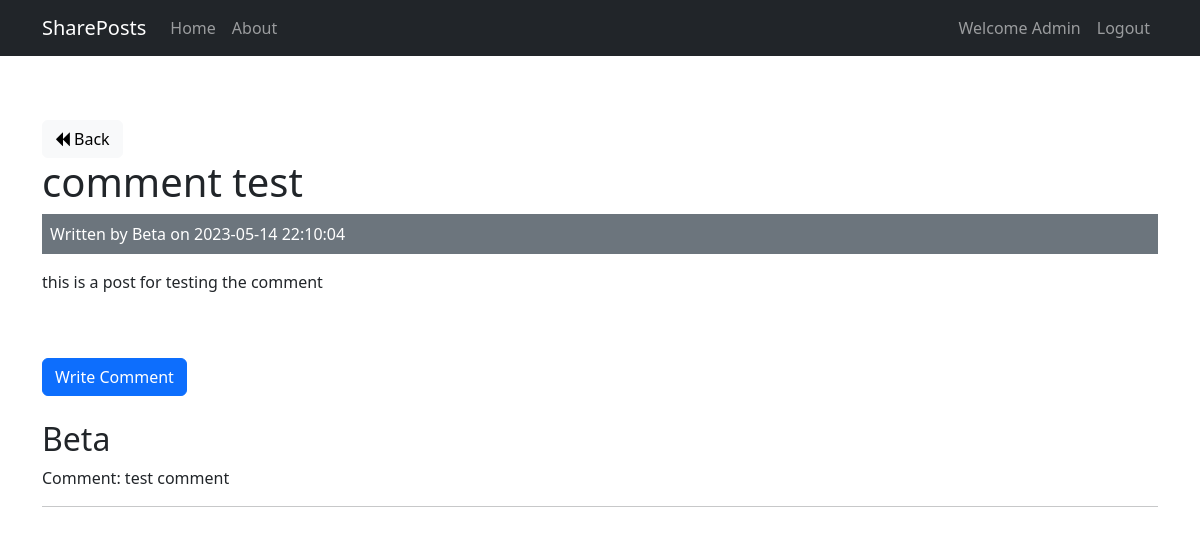
The app's page /posts/show/26 (signed in) with its own data.
### tables this page shows
CREATE TABLE `posts` (
  `id` int(11) NOT NULL,
  `user_id` int(11) NOT NULL,
  `title` varchar(255) NOT NULL,
  `body` text NOT NULL,
  `created_at` datetime NOT NULL DEFAULT current_timestamp()
);

CREATE TABLE `users` (
  `id` int(11) NOT NULL,
  `name` varchar(255) NOT NULL,
  `email` varchar(255) NOT NULL,
  `password` varchar(255) NOT NULL,
  `created_at` datetime NOT NULL DEFAULT current_timestamp(),
  `role` varchar(30) DEFAULT NULL
);

CREATE TABLE `comments` (
  `id` int(11) NOT NULL,
  `user_id` int(11) NOT NULL,
  `post_id` int(11) NOT NULL,
  `comment` varchar(255) NOT NULL
);

### app/controllers/Posts.php (called while the page is built, shortened)
<?php
class Posts extends Controller
{
  protected $postModel;
  protected $userModel;
  public function __construct()
  {
    $this->postModel = $this->model('Post');
    $this->userModel = $this->model('User');
  }
  public function show($id)
  {
    $post = $this->postModel->getPostById($id);
    $user = $this->userModel->getUserById($post->user_id);
    $comment = $this->postModel->retrieveComment($id);
    $data = [
      'post' => $post,
      'user' => $user,
      'comments' => $comment
    ];
    $this->view('posts/show', $data);
  }
}

### app/libraries/Core.php (called while the page is built, shortened)
<?php
class Core
{
  protected $currentMethod = 'index';
  public function __construct()
  {
    $url = $this->getUrl();
    if ($url && count($url) > 0 && file_exists('../app/controllers/' . ucwords($url[0]) . '.php')) {
      unset($url[0]);
    }
    $this->currentController = new $this->currentController;
    if (isset($url[1])) {
      if (method_exists($this->currentController, $url[1])) {
        $this->currentMethod = $url[1];
        unset($url[1]);
      }
    }
    $this->params = $url ? array_values($url) : [];
    call_user_func_array([$this->currentController, $this->currentMethod], $this->params);
  }
  function getUrl()
  {
    if (isset($_GET['url'])) {
      $url = rtrim($_GET['url'], '/');
      $url = filter_var($url, FILTER_SANITIZE_URL);
      $url = explode('/', $url);
      return $url;
    }
  }
}

### public/index.php (called while the page is built, shortened)
<?php
  $init = new Core;

### app/libraries/Database.php (called while the page is built, shortened)
<?php
class Database
{
  private $host = DB_HOST;
  private $user = DB_USER;
  private $pass = DB_PASS;
  private $dbname = DB_NAME;
  private $dbh;
  private $stmt;
  public function __construct()
  {
    $dsn = 'mysql:host=' . $this->host . ';dbname=' . $this->dbname;
    $options = array(
      PDO::ATTR_PERSISTENT => true,
      PDO::ATTR_ERRMODE => PDO::ERRMODE_EXCEPTION
    );
    try {
      $this->dbh = new PDO($dsn, $this->user, $this->pass, $options);
    } catch (PDOException $e) {
      $this->error = $e->getMessage();
      echo $this->error;
    }
  }
  public function query($sql)
  {
    $this->stmt = $this->dbh->prepare($sql);
  }
  public function bind($param, $value, $type = null)
  {
    if (is_null($type)) {
      switch (true) {
        case is_int($value):
          $type = PDO::PARAM_INT;
          break;
        default:
          $type = PDO::PARAM_STR;
      }
    }
    $this->stmt->bindValue($param, $value, $type);
  }
  public function execute()
  {
    return $this->stmt->execute();
  }
  public function resultSet()
  {
    $this->execute();
    return $this->stmt->fetchAll(PDO::FETCH_OBJ);
  }
  public function single()
  {
    $this->execute();
    return $this->stmt->fetch(PDO::FETCH_OBJ);
  }
}

### app/models/Post.php (called while the page is built, shortened)
<?php
class Post
{
  private $db;
  public function __construct()
  {
    $this->db = new Database;
  }
  public function getPostById($id)
  {
    $this->db->query('SELECT * FROM posts WHERE id = :id');
    $this->db->bind(':id', $id);
    $row = $this->db->single();
    return $row;
  }
  public function retrieveComment($postId)
  {
    $this->db->query('SELECT u.name, c.comment, c.post_id FROM users u JOIN comments c ON u.id = c.user_id WHERE c.post_id = :post_id');
    $this->db->bind(':post_id', $postId);
    return $this->db->resultSet();
  }
}

### app/models/User.php (called while the page is built, shortened)
<?php
class User
{
  private $db;
  public function __construct()
  {
    $this->db = new Database;
  }
  public function getUserById($id)
  {
    $this->db->query('SELECT * FROM users WHERE id = :id');
    $this->db->bind(':id', $id);
    $row = $this->db->single();
    return $row;
  }
}

### app/views/posts/show.php (the view, shortened to what this page needs)
<?php require APPROOT . '/views/layout/header.php'; ?>
<a href="<?php echo URLROOT; ?>/posts" class="btn btn-light"><i class="fa fa-backward"></i> Back</a>
<br>
<h1><?php echo $data['post']->title; ?></h1>
<div class="bg-secondary text-white p-2 mb-3">
  Written by <?php echo $data['user']->name; ?> on <?php echo $data['post']->created_at; ?>
</div>
<p><?php echo $data['post']->body; ?></p>
<br><br>
<a href="<?php echo URLROOT; ?>/posts/comment/<?php echo $data['post']->id; ?>" class="btn btn-primary">Write Comment</a>
<br> <br>
<?php foreach ($data['comments'] as $comment) : ?>
  <h2><?php echo $comment->name; ?></h2>
  <p>Comment: <?php echo $comment->comment; ?></p>
  <hr>
<?php endforeach; ?>
<?php require APPROOT . '/views/layout/footer.php'; ?>

### records on screen
posts: title "comment test", created_at "2023-05-14 22:10:04", body "this is a post for testing the comment"
users: name "Beta"
comments: user.name "Beta", comment "test comment"

### other values on screen
SITENAME "SharePosts"
$_SESSION['user_name'] "Admin"
